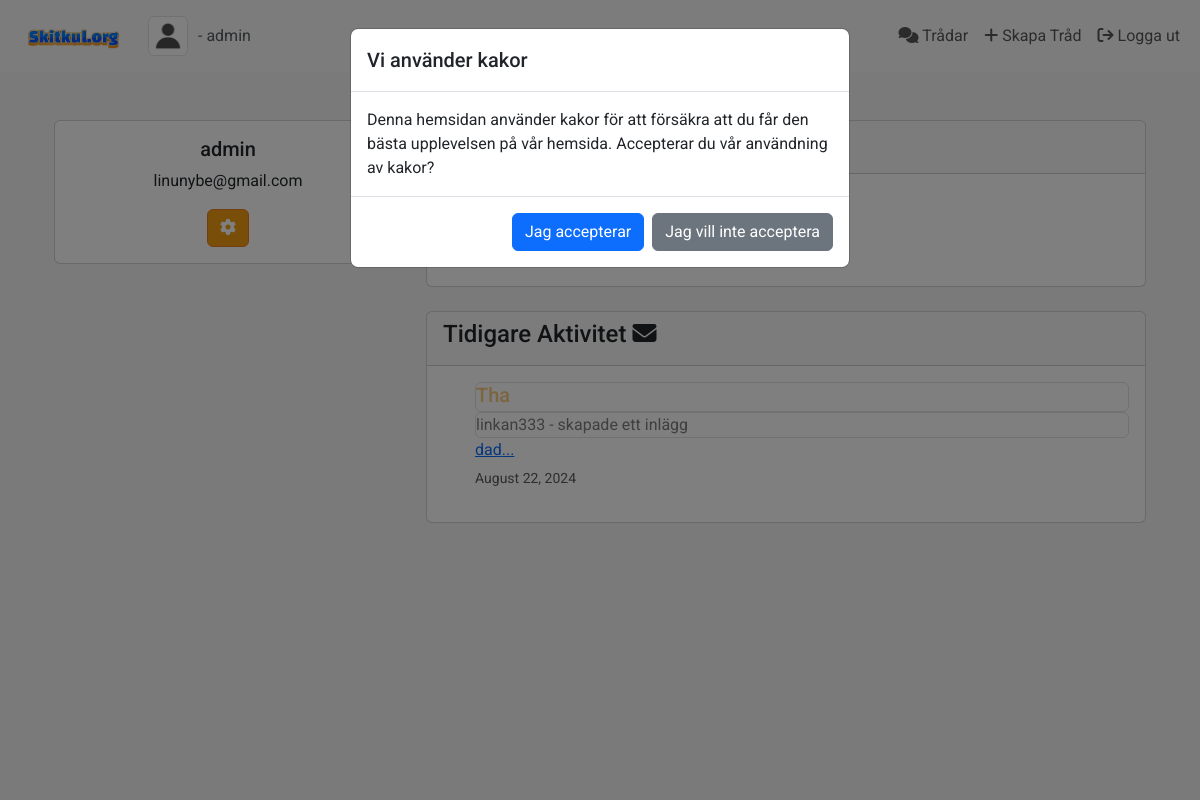
Page /profile/linkan333 (signed in) on the committed database.
### app.py (models this page shows, shortened)
class User(db.Model, UserMixin):
    id = db.Column(db.Integer, primary_key=True)
    username = db.Column(db.String(150), nullable=False, unique=True)
    email = db.Column(db.String(150), nullable=False, unique=True)
    password = db.Column(db.String(150), nullable=False)
    profile_picture = db.Column(db.String(150), nullable=True)
    join_date = db.Column(db.DateTime, nullable=False, default=datetime.utcnow)
    is_active = db.Column(db.Boolean, default=False)
    threads = db.relationship('Thread', backref='author', lazy=True)
    is_admin = db.Column(db.Boolean, default=False)
    notifications = db.relationship('Notification', back_populates='user', lazy='dynamic')

class Thread(db.Model):
    id = db.Column(db.Integer, primary_key=True)
    title = db.Column(db.String(150), nullable=False)
    content = db.Column(db.Text, nullable=False)
    author_id = db.Column(db.Integer, db.ForeignKey('user.id'), nullable=False)
    timestamp = db.Column(db.DateTime, default=datetime.utcnow)
    replies = db.relationship('Reply', backref='thread', lazy=True, cascade='all, delete-orphan')

### app.py (the view)
@app.route('/profile/<username>')
def user_profile(username):
    form = UpdateProfileForm()
    user = User.query.filter_by(username=username).first_or_404()
    threads = Thread.query.filter_by(author_id=user.id).all()
    return render_template('profile.html', user=user, threads=threads, form=form)

### app.py (called while the page is built)
@login_manager.user_loader
def load_user(user_id):
    return User.query.get(int(user_id))

### templates/profile.html (shortened to what this page needs)
{% extends "layout.html" %}
{% block content %}
<!DOCTYPE html>
<html lang="en">
    <div class="container mt-5">
        <div class="row">
            <div class="col-md-4">
                <div class="card">
                    <div class="card-body text-center">
                        <h5 class="card-title">{{ current_user.username }}</h5>
                        <p class="card-text">{{ current_user.email }}</p>
                        <a href="/settings" class="btn btn-primary" style="background-color: #f39c12; border: 1px solid #e67e22;"><i class="fas fa-gear"></i></a>
                    </div>
                </div>
            </div>
            <div class="col-md-8">
                <div class="card mb-4">
                    <div class="card-header">
                        <h4>Profil Information </h4>
                    </div>
                    <div class="card-body">
                        <p><strong>Användarnamn:</strong> {{ user.username }} </p>
                        <p><strong>Medlem sedan: </strong> {{ user.join_date.strftime('%B %d, %Y') }}</p>
                    </div>
                </div>
                <div class="card mb-4">
                    <div class="card-header">
                        <h4>Tidigare Aktivitet <i class="fas fa-envelope"></i></h4>
                    </div>
                    <div class="card-body">
                        <ul>
                            {% for thread in threads %}
                            <a href="{{ url_for('view_thread', thread_id=thread.id) }}" class="list-group-item list-group-item-action border rounded" style="border-color: black;">
                                <h5 class="mb-1" style="color: rgba(243, 156, 18, 0.55);">{{ thread.title }}</h5>
                                <p class="mb-1" style="color: #807e7e;">{{ thread.author.username }}  - skapade ett inlägg  <a href="{{ url_for('view_thread', thread_id=thread.id) }}">{{ thread.content[:100] }}...</a></p>
                                <small class="text-muted">{{ thread.timestamp.strftime('%B %d, %Y') }}</small>
                            </a>
                            {% else %}
                                <p>Användaren har inte skapat en tråd eller inlägg ännu...</p>
                            {% endfor %}
                        </ul>
                    </div>
            </div>
        </div>
    </div>
</html>
{% endblock %}

### templates/layout.html (shortened to what this page needs)
<!DOCTYPE html>
<html lang="en">
<head>
    <link href="https://cdn.jsdelivr.net/npm/bootstrap@5.3.3/dist/css/bootstrap.min.css" rel="stylesheet">
    <link rel="stylesheet" href="https://cdnjs.cloudflare.com/ajax/libs/font-awesome/6.6.0/css/all.min.css" />
    <link rel="stylesheet" href="{{ url_for('static', filename='css/styles.css') }}">
</head>
<body>
<nav class="navbar navbar-expand-lg navbar-light bg-light">
    <div class="container-fluid">
        <a class="navbar-brand" href="/">
            <img src="/static/media/logga.png" alt="Skitkul.org" width="120">
        </a>
        <div class="d-flex align-items-center">
            {% if current_user.is_authenticated %}
                {% set profile_pic = current_user.profile_picture or 'default.png' %}
                <img src="{{ url_for('static', filename='profile_pics/' + profile_pic) }}" alt="Profile Picture" class="img-thumbnail" style="width: 40px; height: 40px; margin-right: 10px;">
                <a class="mb-0 text-muted" style="text-decoration: none;" href="{{ url_for('user_profile', username=current_user.username) }}">
                    - {{ current_user.username }}
                </a>
            {% endif %}
        </div>
        <div class="collapse navbar-collapse justify-content-end" id="navbarNav">
            <ul class="navbar-nav">
                <li class="nav-item">
                    <a class="nav-link" href="/forum"><i class="fas fa-comments"></i> Trådar</a>
                </li>
                {% if current_user.is_authenticated %}
                    <li class="nav-item">
                        <a class="nav-link" href="/threads/new"><i class="fas fa-plus"></i> Skapa Tråd</a>
                    </li>
                    <li class="nav-item">
                        <a class="nav-link" href="/logout"><i class="fa-solid fa-arrow-right-from-bracket"></i> Logga ut</a>
                    </li>
                {% endif %}
            </ul>
        </div>
    </div>
</nav>
<div class="modal fade" id="cookieConsentModal" tabindex="-1" aria-labelledby="cookieConsentModalLabel" aria-hidden="true">
    <div class="modal-dialog">
        <div class="modal-content">
            <div class="modal-header">
                <h5 class="modal-title" id="cookieConsentModalLabel">Vi använder kakor</h5>
            </div>
            <div class="modal-body">
                Denna hemsidan använder kakor för att försäkra att du får den bästa upplevelsen på vår hemsida. Accepterar du vår användning av kakor?
            </div>
            <div class="modal-footer">
                <button type="button" class="btn btn-primary" id="acceptCookies">Jag accepterar</button>
                <button type="button" class="btn btn-secondary" id="declineCookies">Jag vill inte acceptera</button>
            </div>
        </div>
    </div>
</div>
    <div class="container">
        {% block content %}{% endblock %}
    </div>
    </body>
</html>

### static/styles.css (style rules this page uses)
body { font-family: 'Roboto', sans-serif; background: whitesmoke; }
.navbar-brand img { max-height: 50px; }

### rows in the picture
User: username "admin", email "linunybe@gmail.com"
Thread: title "Tha", author.username "linkan333", content "dad", timestamp "August 22, 2024"
